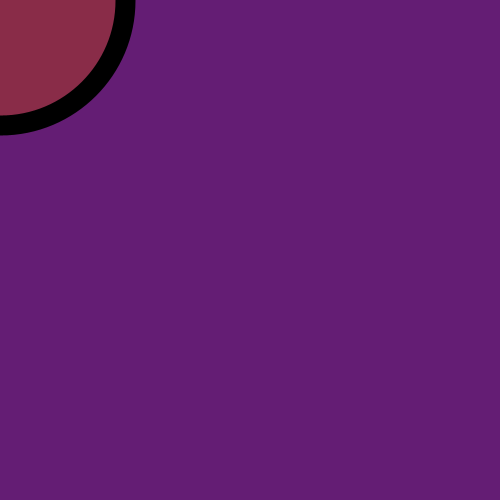
Frame 1 (no input)
Frame 60 (the mouse pressed at the canvas centre just before this capture): identical to frame 1, image omitted
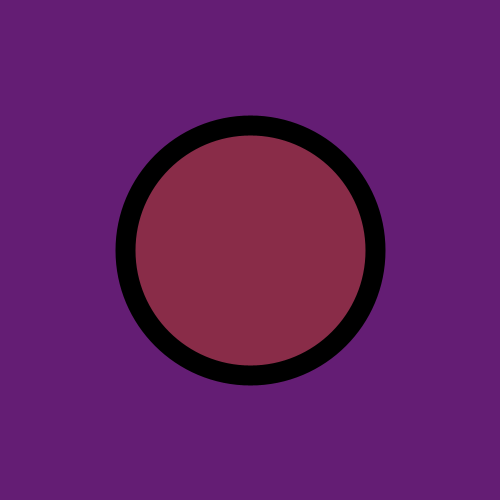
Frame 120 (the mouse held since frame 60 and released just before this capture)

The Processing sketch that drew these frames (run headless with seeded random() and noise(); from frame 60 on, the mouse is pressed at the canvas centre):

// Processing sketch: processing_35430
// ── processing_35430.pde

void setup() {
size(500,500);
background(100, 29, 116);
frameRate(33);
fill(137, 44, 72);
stroke(0,0,0);
strokeWeight(20);
}
void draw() {
background(100, 29, 116);
ellipse (mouseX, mouseY, 250,250);
}

                
                
